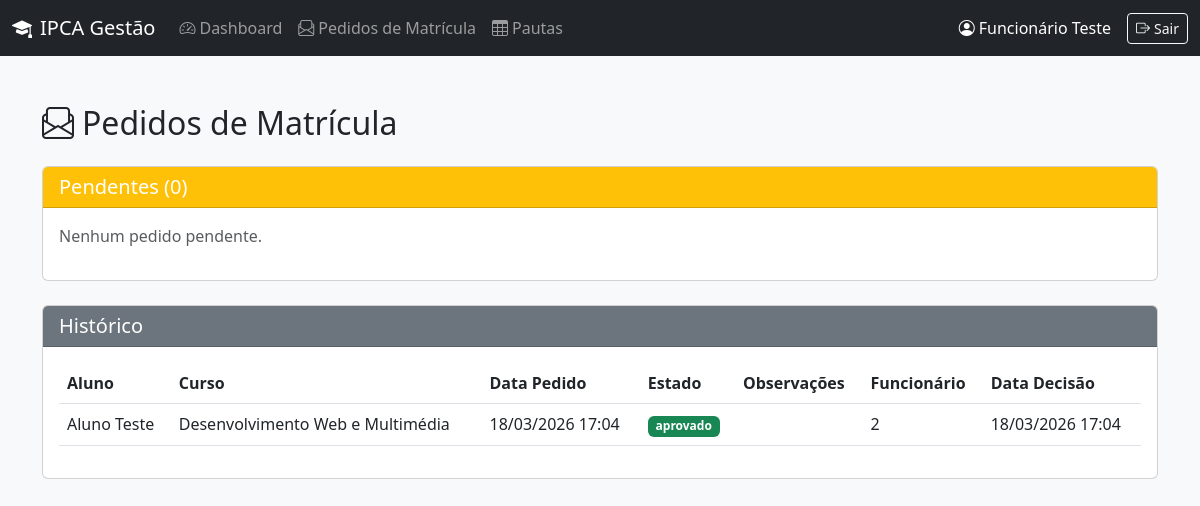
The app's page /funcionario/pedidos_matricula.php (signed in) with its own data.
### tables this page shows
CREATE TABLE `pedido_matricula` (
  `id` int(11) NOT NULL,
  `id_aluno` int(11) NOT NULL,
  `id_curso` int(11) NOT NULL,
  `data_pedido` datetime DEFAULT current_timestamp(),
  `estado` enum('pendente','aprovado','rejeitado') NOT NULL DEFAULT 'pendente',
  `observacoes` text DEFAULT NULL,
  `data_decisao` datetime DEFAULT NULL,
  `id_funcionario` int(11) DEFAULT NULL
);

CREATE TABLE `utilizadores` (
  `id` int(11) NOT NULL,
  `nome` varchar(100) NOT NULL,
  `email` varchar(100) NOT NULL,
  `password` varchar(255) NOT NULL,
  `role` enum('aluno','funcionario','gestor','admin') NOT NULL,
  `data_registo` timestamp NOT NULL DEFAULT current_timestamp()
);

CREATE TABLE `cursos` (
  `Id_cursos` int(11) NOT NULL,
  `nome_cursos` text NOT NULL
);

### funcionario/pedidos_matricula.php (the view, shortened to what this page needs)
<?php
require_once '../includes/config.php';
$pendentes = $pdo->query("
    SELECT p.*, u.nome AS aluno_nome, c.nome_cursos
    FROM pedido_matricula p
    JOIN utilizadores u ON p.id_aluno = u.id
    JOIN cursos c ON p.id_curso = c.Id_cursos
    WHERE p.estado = 'pendente'
    ORDER BY p.data_pedido
")->fetchAll();
$outros = $pdo->query("
    SELECT p.*, u.nome AS aluno_nome, c.nome_cursos
    FROM pedido_matricula p
    JOIN utilizadores u ON p.id_aluno = u.id
    JOIN cursos c ON p.id_curso = c.Id_cursos
    WHERE p.estado != 'pendente'
    ORDER BY p.data_decisao DESC
")->fetchAll();
?>
<!DOCTYPE html>
<html lang="pt">
<head>
    <link href="https://cdn.jsdelivr.net/npm/bootstrap@5.3.0/dist/css/bootstrap.min.css" rel="stylesheet">
    <link rel="stylesheet" href="https://cdn.jsdelivr.net/npm/bootstrap-icons@1.11.1/font/bootstrap-icons.css">
</head>
<body>
    <?php include '../includes/navbar.php'; ?>
    <div class="container mt-5">
        <h2 class="mb-4"><i class="bi bi-envelope-paper me-2"></i>Pedidos de Matrícula</h2>
        <div class="card mb-4">
            <div class="card-header bg-warning text-white">
                <h5 class="mb-0">Pendentes (<?= count($pendentes) ?>)</h5>
            </div>
            <div class="card-body">
                <?php if (count($pendentes) == 0): ?>
                    <p class="text-muted">Nenhum pedido pendente.</p>
                <?php endif; ?>
            </div>
        </div>
        <div class="card">
            <div class="card-header bg-secondary text-white">
                <h5 class="mb-0">Histórico</h5>
            </div>
            <div class="card-body">
                <?php if (count($outros) == 0): ?>
                    <p class="text-muted">Nenhum pedido processado.</p>
                <?php else: ?>
                    <div class="table-responsive">
                        <table class="table table-hover">
                            <thead>
                                <tr>
                                    <th>Aluno</th>
                                    <th>Curso</th>
                                    <th>Data Pedido</th>
                                    <th>Estado</th>
                                    <th>Observações</th>
                                    <th>Funcionário</th>
                                    <th>Data Decisão</th>
                                </tr>
                            </thead>
                            <tbody>
                                <?php foreach ($outros as $p): ?>
                                <tr>
                                    <td><?= htmlspecialchars($p['aluno_nome']) ?></td>
                                    <td><?= htmlspecialchars($p['nome_cursos']) ?></td>
                                    <td><?= date('d/m/Y H:i', strtotime($p['data_pedido'])) ?></td>
                                    <td>
                                        <span class="badge bg-<?= $p['estado']=='aprovado'?'success':'danger'?>">
                                            <?= $p['estado'] ?>
                                        </span>
                                    </td>
                                    <td><?= htmlspecialchars($p['observacoes'] ?? '-') ?></td>
                                    <td><?= $p['id_funcionario'] ?></td>
                                    <td><?= $p['data_decisao'] ? date('d/m/Y H:i', strtotime($p['data_decisao'])) : '-' ?></td>
                                </tr>
                                <?php endforeach; ?>
                            </tbody>
                        </table>
                    </div>
                <?php endif; ?>
            </div>
        </div>
    </div>
</body>
</html>

### funcionario/pedidos_matricula.php (style rules this page uses)
body { background-color: #f8f9fa; }

### records on screen
pedido_matricula: id_aluno.nome "Aluno Teste", id_curso.nome_cursos "Desenvolvimento Web e Multimédia", data_pedido "18/03/2026 17:04", estado "aprovado", id_funcionario "2", data_decisao "18/03/2026 17:04"

### other values on screen
$_SESSION['user_name'] "Funcionário Teste"
count($pendentes) "0"
